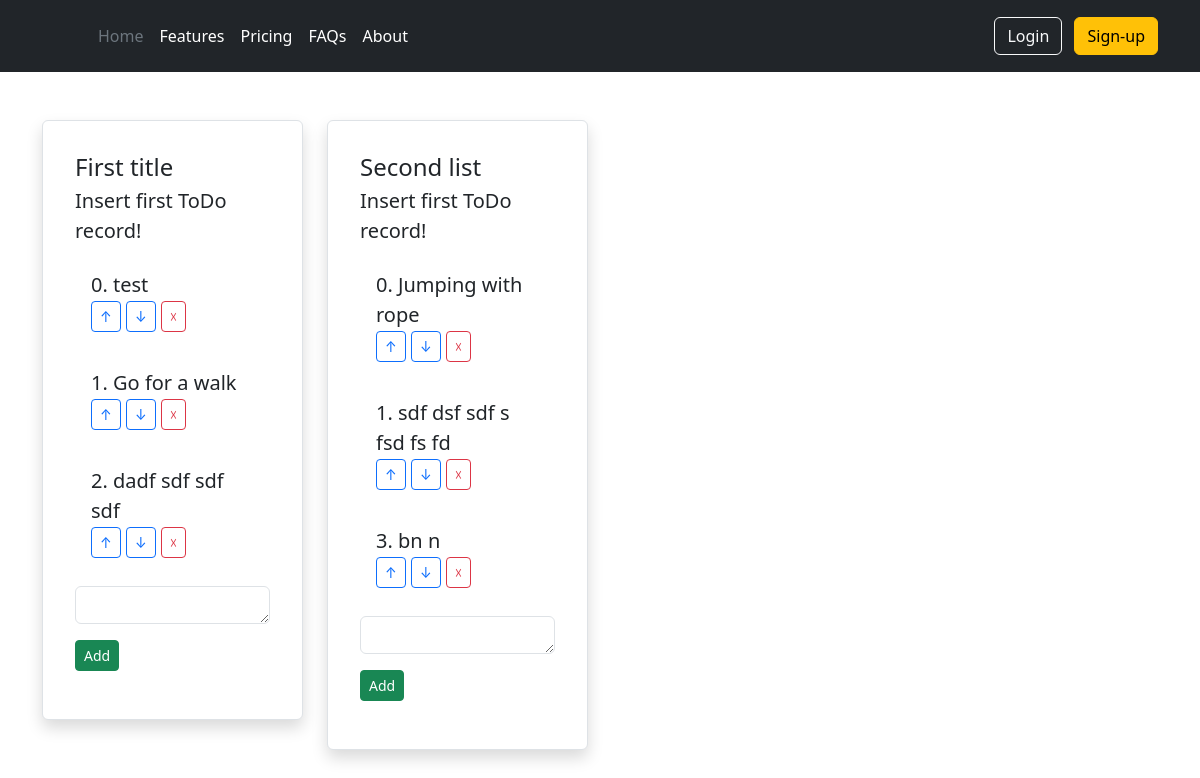
Before: / with the older database file.
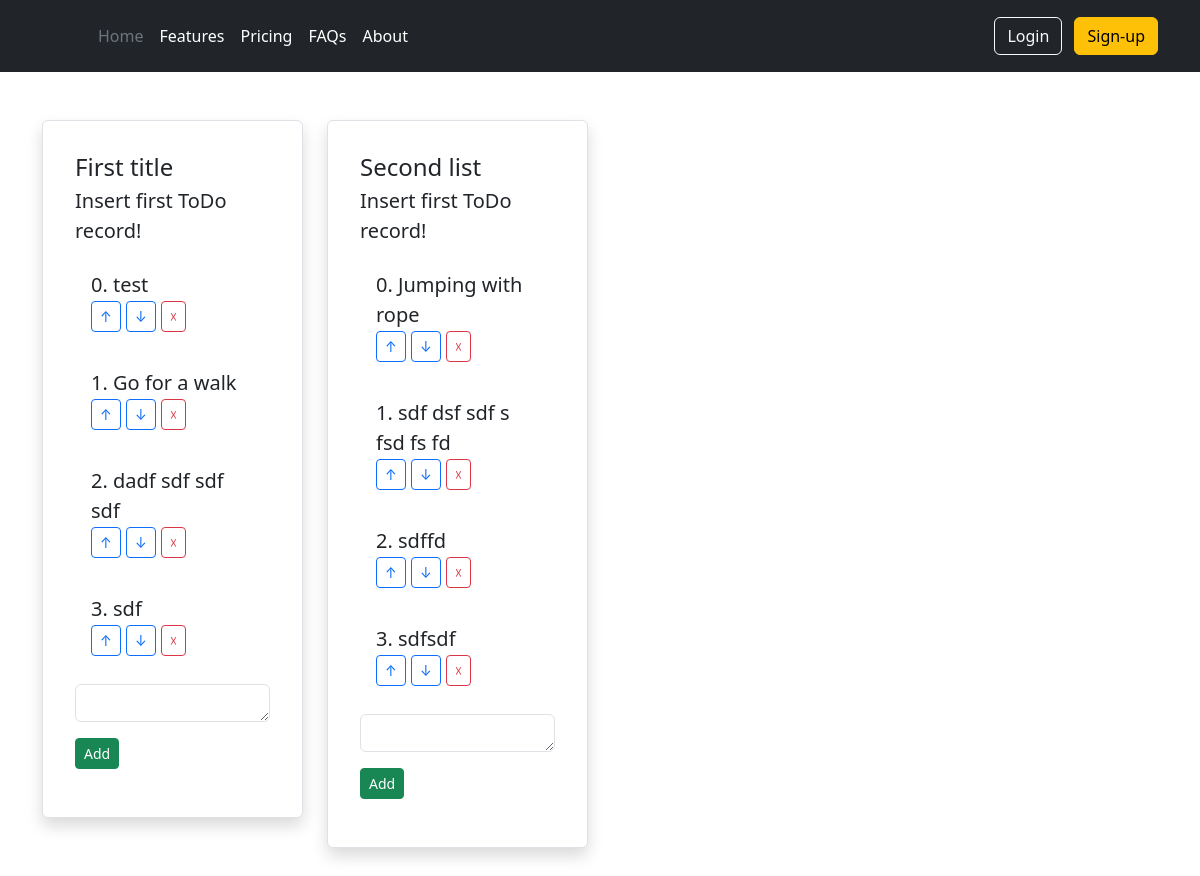
After: the same page with the newer database file.
### TODOlist_app/models.py (models this page shows)
class TodoTitle(models.Model):
    title = models.CharField(max_length=30)
    date_added = models.DateTimeField(auto_now_add=True)

class TodoList(models.Model):
    todo_text = models.TextField()
    order_num = models.IntegerField()
    date_added = models.DateTimeField(auto_now_add=True)
    title = models.ForeignKey(TodoTitle, on_delete=models.CASCADE)
    class Meta:
        ordering = ('order_num',)

### TODOlist_app/views.py (the view, shortened to what this page needs)
# urls.py: path('', views.index, name='index')
def index(request):
    overall_list = {}
    for title in TodoTitle.objects.all():
        overall_list[title] = list(title.todolist_set.all())
    form_input = InputForm()
    context = {'overall_list': overall_list, 'form_input': form_input}
    return render(request, 'TODOlist_app/index.html', context)

### TODOlist_app/forms.py
class InputForm(forms.ModelForm):
    class Meta:
        model = TodoList
        fields = ['todo_text']
        labels = {'todo_text': ''}
        widgets = {
            "todo_text": Textarea(attrs={"rows": 1, "class": "form-control"}),
        }

### TODOlist_app/templates/TODOlist_app/index.html (shortened to what this page needs)
{% extends 'TODOlist_app/base.html' %}
{% block content %}
<div class="container">
    <div class="row d-flex">
        {% for titles, todos in overall_list.items %}
        <div class="col-3">
            <div class="card border shadow p-3 mb-5 bg-white">
                <div class="card-body">
                    <h4 class="card-title">{{ titles.title }}</h4>
                    {% if not todos_list %}
                    <p class="lead">Insert first ToDo record!</p>
                    {% endif %}
                    {% for todo in todos %}
                    <ul class="list-group list-group-flush border-0">
                        <li class="list-group-item lead">
                            {{todo.order_num}}. {{todo.todo_text}}
                            <form action="{% url 'TODOlist_app:index' %}" method='POST'>
                                <input type="submit" name="{{ titles.id }},{{todo.order_num}}" value='↑'
                                       class="btn btn-outline-primary btn-sm" ;>
                                <input type="submit" name="{{ titles.id }},{{todo.order_num}}" value='↓'
                                       class="btn btn-outline-primary btn-sm" ;>
                                <input type="submit" name="{{ titles.id }},{{todo.order_num}}" value='☓'
                                       class="btn btn-outline-danger btn-sm" ;>
                            </form>
                        </li>
                    </ul>
                    {% endfor %}
                    <form action="{% url 'TODOlist_app:index' %}" method='POST'>
                        {{ form_input.as_p }}
                        <button type="submit" name="btn_add_entry,{{titles.title}}" class="btn btn-success btn-sm lead">
                            Add
                        </button>
                    </form>
                </div>
            </div>
        </div>
        {% endfor %}
    </div>
</div>
{% endblock content %}

### TODOlist_app/templates/TODOlist_app/base.html (shortened to what this page needs)
<html>
<head>
    {% load bootstrap5 %}
    {% bootstrap_css %}
    {% load static %}
    <link rel="stylesheet" href="{% static 'TODOlist_app/style.css' %}">
</head>
<body>
<header class="p-3 bg-dark text-white">
    <div class="container">
        <div class="d-flex flex-wrap align-items-center justify-content-center justify-content-lg-start">
            <a href="/" class="d-flex align-items-center mb-2 mb-lg-0 text-white text-decoration-none">
                <svg class="bi me-2" width="40" height="32" role="img" aria-label="Bootstrap">
                    <use xlink:href="#bootstrap"></use>
                </svg>
            </a>
            <ul class="nav col-12 col-lg-auto me-lg-auto mb-2 justify-content-center mb-md-0">
                <li><a href="{% url 'TODOlist_app:index' %}" class="nav-link px-2 text-secondary">Home</a></li>
                <li><a href="#" class="nav-link px-2 text-white">Features</a></li>
                <li><a href="#" class="nav-link px-2 text-white">Pricing</a></li>
                <li><a href="#" class="nav-link px-2 text-white">FAQs</a></li>
                <li><a href="#" class="nav-link px-2 text-white">About</a></li>
            </ul>
            <div class="text-end">
                <button type="button" class="btn btn-outline-light me-2">Login</button>
                <button type="button" class="btn btn-warning">Sign-up</button>
            </div>
        </div>
    </div>
</header>
<div class="nav-divider"></div>
{% block content %}
{% endblock content %}
</body>
</html>

### TODOlist_app/static/TODOlist_app/style.css (style rules this page uses)
.nav-divider { height: 3rem; background-color: rgba(0, 0, 0, 0); border: solid rgba(0, 0, 0, 0); border-width: 0px 0; }

Changed rows visible on the page:
removed TodoList: order_num "3", todo_text "bn n", shown under TodoTitle "Second list"
added TodoList: order_num "3", todo_text "sdf", shown under TodoTitle "First title"
added TodoList: order_num "2", todo_text "sdffd", shown under TodoTitle "Second list"
added TodoList: order_num "3", todo_text "sdfsdf", shown under TodoTitle "Second list"
